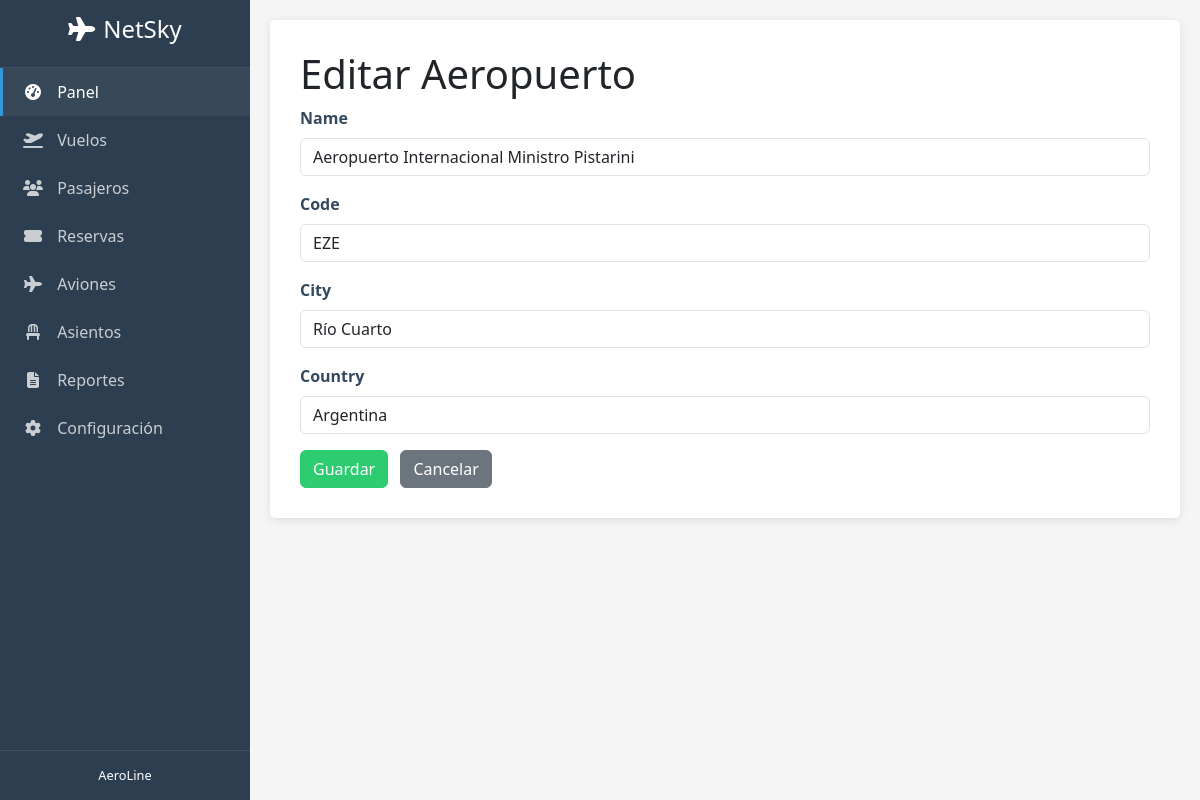
The app's page /flight/airports/2/editar/ with its own data.
### flight/models.py (models this page shows, shortened)
class Airport(models.Model):
    name = models.CharField(max_length=100)
    code = models.CharField(max_length=10, unique=True)  # Ej: EZE, BRC, etc.
    city = models.CharField(max_length=100)
    country = models.CharField(max_length=100)

### flight/views.py (the view, shortened to what this page needs)
# urls.py: path('airports/<int:pk>/editar/', AirportUpdate.as_view(), name='airport_update'),
class AirportUpdate(UpdateView):
    model = Airport
    form_class = AirportForm
    template_name = 'airport_form.html'
    success_url = reverse_lazy('airport_list')

### flight/forms.py (shortened to what this page needs)
class AirportForm(forms.ModelForm):
    class Meta:
        model = Airport
        fields = '__all__'
        widgets = {
            'name': forms.TextInput(attrs={'class': 'form-control', 'placeholder': 'Nombre del aeropuerto'}),
            'code': forms.TextInput(attrs={'class': 'form-control', 'placeholder': 'Código (ej: EZE)'}),
            'city': forms.TextInput(attrs={'class': 'form-control', 'placeholder': 'Ciudad'}),
            'country': forms.TextInput(attrs={'class': 'form-control', 'placeholder': 'País'}),
        }

### skynet_app/context_processors.py (called while the page is built)
def get_time_data(request):
    return {
        'current_year': date.today().year,
        'current_date': date.today()
    }

### flight/templates/airport_form.html (shortened to what this page needs)
{% extends "home/base.html" %}
{% block content %}
<div class="form-container">
    <h1>{% if object %}Editar Aeropuerto{% else %}Nuevo Aeropuerto{% endif %}</h1>
    <form method="post" novalidate>
        {% for field in form %}
        <div class="mb-3">
            <label class="form-label" for="{{ field.id_for_label }}">{{ field.label }}</label>
            {{ field}}
        </div>
        {% endfor %}
        <button type="submit" class="btn btn-success">Guardar</button>
        <a href="{% url 'airport_list' %}" class="btn btn-secondary ms-2">Cancelar</a>
    </form>
</div>
{% endblock %}

### home/templates/home/base.html (style rules this page uses)
:root { --primary-color: #2c3e50; --secondary-color: #34495e; --accent-color: #3498db; --success-color: #2ecc71; --warning-color: #f39c12; --danger-color: #e74c3c; }
body { min-height: 100vh; display: flex; flex-direction: column; background-color: #f5f5f5; font-family: 'Segoe UI', Tahoma, Geneva, Verdana, sans-serif; }
.form-container { background: #fff; border-radius: 5px; box-shadow: 0 2px 10px rgba(0,0,0,0.1); padding: 30px; }
.form-label { font-weight: 600; color: var(--secondary-color); }
.btn-success { background-color: var(--success-color); border-color: var(--success-color); }

### records on screen
Airport: form "Aeropuerto Internacional Ministro Pistarini" "EZE" "Río Cuarto" "Argentina"

### other values on screen
{{ field.label }} "Name" "Code" "City" "Country"
